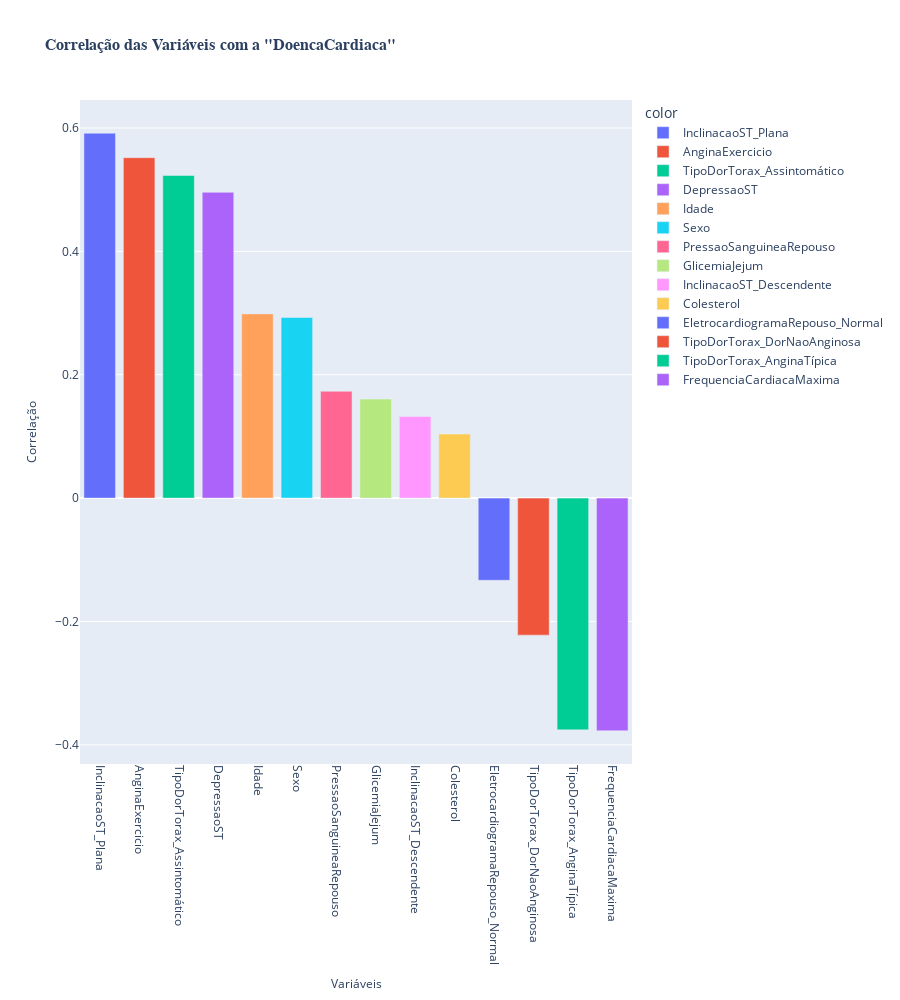

Notebook cell for this chart:
### Code cell
correlacoes = df_num.corr(method='pearson')['DoencaCardiaca'].sort_values(ascending=False)
correlacoes = correlacoes.drop('DoencaCardiaca')

fig = px.bar(
    x=correlacoes.index, y=correlacoes.values, labels={'x': 'Variáveis', 'y': 'Correlação'},
    title='Correlação das Variáveis com a "DoencaCardiaca"', color=correlacoes.index, color_continuous_scale='Viridis', 
    height=1000 
)

fig.update_layout(
    xaxis_tickangle=90, font=dict(size=12),
    title_font=dict(size=16, family="Arial", weight="bold"), xaxis_title_font=dict(size=12), yaxis_title_font=dict(size=12),
)

fig.show()

### Figure 1 — Plotly figure (JSON) as saved in the notebook; plotly's stock layout.template omitted (floating-point values rounded to 4 significant figures)
{"data": [{"alignmentgroup": "True", "hovertemplate": "color=InclinacaoST_Plana<br>Variáveis=%{x}<br>Correlação=%{y}<extra></extra>", "legendgroup": "InclinacaoST_Plana", "marker": {"color": "#636efa", "pattern": {"shape": ""}}, "name": "InclinacaoST_Plana", "offsetgroup": "InclinacaoST_Plana", "orientation": "v", "showlegend": true, "textposition": "auto", "type": "bar", "x": ["InclinacaoST_Plana"], "xaxis": "x", "y": [0.5916], "yaxis": "y"}, {"alignmentgroup": "True", "hovertemplate": "color=AnginaExercicio<br>Variáveis=%{x}<br>Correlação=%{y}<extra></extra>", "legendgroup": "AnginaExercicio", "marker": {"color": "#EF553B", "pattern": {"shape": ""}}, "name": "AnginaExercicio", "offsetgroup": "AnginaExercicio", "orientation": "v", "showlegend": true, "textposition": "auto", "type": "bar", "x": ["AnginaExercicio"], "xaxis": "x", "y": [0.5518], "yaxis": "y"}, {"alignmentgroup": "True", "hovertemplate": "color=TipoDorTorax_Assintomático<br>Variáveis=%{x}<br>Correlação=%{y}<extra></extra>", "legendgroup": "TipoDorTorax_Assintomático", "marker": {"color": "#00cc96", "pattern": {"shape": ""}}, "name": "TipoDorTorax_Assintomático", "offsetgroup": "TipoDorTorax_Assintomático", "orientation": "v", "showlegend": true, "textposition": "auto", "type": "bar", "x": ["TipoDorTorax_Assintomático"], "xaxis": "x", "y": [0.523], "yaxis": "y"}, {"alignmentgroup": "True", "hovertemplate": "color=DepressaoST<br>Variáveis=%{x}<br>Correlação=%{y}<extra></extra>", "legendgroup": "DepressaoST", "marker": {"color": "#ab63fa", "pattern": {"shape": ""}}, "name": "DepressaoST", "offsetgroup": "DepressaoST", "orientation": "v", "showlegend": true, "textposition": "auto", "type": "bar", "x": ["DepressaoST"], "xaxis": "x", "y": [0.4957], "yaxis": "y"}, {"alignmentgroup": "True", "hovertemplate": "color=Idade<br>Variáveis=%{x}<br>Correlação=%{y}<extra></extra>", "legendgroup": "Idade", "marker": {"color": "#FFA15A", "pattern": {"shape": ""}}, "name": "Idade", "offsetgroup": "Idade", "orientation": "v", "showlegend": true, "textposition": "auto", "type": "bar", "x": ["Idade"], "xaxis": "x", "y": [0.2986], "yaxis": "y"}, {"alignmentgroup": "True", "hovertemplate": "color=Sexo<br>Variáveis=%{x}<br>Correlação=%{y}<extra></extra>", "legendgroup": "Sexo", "marker": {"color": "#19d3f3", "pattern": {"shape": ""}}, "name": "Sexo", "offsetgroup": "Sexo", "orientation": "v", "showlegend": true, "textposition": "auto", "type": "bar", "x": ["Sexo"], "xaxis": "x", "y": [0.2928], "yaxis": "y"}, {"alignmentgroup": "True", "hovertemplate": "color=PressaoSanguineaRepouso<br>Variáveis=%{x}<br>Correlação=%{y}<extra></extra>", "legendgroup": "PressaoSanguineaRepouso", "marker": {"color": "#FF6692", "pattern": {"shape": ""}}, "name": "PressaoSanguineaRepouso", "offsetgroup": "PressaoSanguineaRepouso", "orientation": "v", "showlegend": true, "textposition": "auto", "type": "bar", "x": ["PressaoSanguineaRepouso"], "xaxis": "x", "y": [0.1732], "yaxis": "y"}, {"alignmentgroup": "True", "hovertemplate": "color=GlicemiaJejum<br>Variáveis=%{x}<br>Correlação=%{y}<extra></extra>", "legendgroup": "GlicemiaJejum", "marker": {"color": "#B6E880", "pattern": {"shape": ""}}, "name": "GlicemiaJejum", "offsetgroup": "GlicemiaJejum", "orientation": "v", "showlegend": true, "textposition": "auto", "type": "bar", "x": ["GlicemiaJejum"], "xaxis": "x", "y": [0.1606], "yaxis": "y"}, {"alignmentgroup": "True", "hovertemplate": "color=InclinacaoST_Descendente<br>Variáveis=%{x}<br>Correlação=%{y}<extra></extra>", "legendgroup": "InclinacaoST_Descendente", "marker": {"color": "#FF97FF", "pattern": {"shape": ""}}, "name": "InclinacaoST_Descendente", "offsetgroup": "InclinacaoST_Descendente", "orientation": "v", "showlegend": true, "textposition": "auto", "type": "bar", "x": ["InclinacaoST_Descendente"], "xaxis": "x", "y": [0.1322], "yaxis": "y"}, {"alignmentgroup": "True", "hovertemplate": "color=Colesterol<br>Variáveis=%{x}<br>Correlação=%{y}<extra></extra>", "legendgroup": "Colesterol", "marker": {"color": "#FECB52", "pattern": {"shape": ""}}, "name": "Colesterol", "offsetgroup": "Colesterol", "orientation": "v", "showlegend": true, "textposition": "auto", "type": "bar", "x": ["Colesterol"], "xaxis": "x", "y": [0.1039], "yaxis": "y"}, {"alignmentgroup": "True", "hovertemplate": "color=EletrocardiogramaRepouso_Normal<br>Variáveis=%{x}<br>Correlação=%{y}<extra></extra>", "legendgroup": "EletrocardiogramaRepouso_Normal", "marker": {"color": "#636efa", "pattern": {"shape": ""}}, "name": "EletrocardiogramaRepouso_Normal", "offsetgroup": "EletrocardiogramaRepouso_Normal", "orientation": "v", "showlegend": true, "textposition": "auto", "type": "bar", "x": ["EletrocardiogramaRepouso_Normal"], "xaxis": "x", "y": [-0.1333], "yaxis": "y"}, {"alignmentgroup": "True", "hovertemplate": "color=TipoDorTorax_DorNaoAnginosa<br>Variáveis=%{x}<br>Correlação=%{y}<extra></extra>", "legendgroup": "TipoDorTorax_DorNaoAnginosa", "marker": {"color": "#EF553B", "pattern": {"shape": ""}}, "name": "TipoDorTorax_DorNaoAnginosa", "offsetgroup": "TipoDorTorax_DorNaoAnginosa", "orientation": "v", "showlegend": true, "textposition": "auto", "type": "bar", "x": ["TipoDorTorax_DorNaoAnginosa"], "xaxis": "x", "y": [-0.2221], "yaxis": "y"}, {"alignmentgroup": "True", "hovertemplate": "color=TipoDorTorax_AnginaTípica<br>Variáveis=%{x}<br>Correlação=%{y}<extra></extra>", "legendgroup": "TipoDorTorax_AnginaTípica", "marker": {"color": "#00cc96", "pattern": {"shape": ""}}, "name": "TipoDorTorax_AnginaTípica", "offsetgroup": "TipoDorTorax_AnginaTípica", "orientation": "v", "showlegend": true, "textposition": "auto", "type": "bar", "x": ["TipoDorTorax_AnginaTípica"], "xaxis": "x", "y": [-0.3756], "yaxis": "y"}, {"alignmentgroup": "True", "hovertemplate": "color=FrequenciaCardiacaMaxima<br>Variáveis=%{x}<br>Correlação=%{y}<extra></extra>", "legendgroup": "FrequenciaCardiacaMaxima", "marker": {"color": "#ab63fa", "pattern": {"shape": ""}}, "name": "FrequenciaCardiacaMaxima", "offsetgroup": "FrequenciaCardiacaMaxima", "orientation": "v", "showlegend": true, "textposition": "auto", "type": "bar", "x": ["FrequenciaCardiacaMaxima"], "xaxis": "x", "y": [-0.3772], "yaxis": "y"}], "layout": {"barmode": "relative", "font": {"size": 12}, "height": 1000, "legend": {"title": {"text": "color"}, "tracegroupgap": 0}, "title": {"font": {"family": "Arial", "size": 16, "weight": "bold"}, "text": "Correlação das Variáveis com a \"DoencaCardiaca\""}, "xaxis": {"anchor": "y", "domain": [0, 1], "tickangle": 90, "title": {"font": {"size": 12}, "text": "Variáveis"}}, "yaxis": {"anchor": "x", "domain": [0, 1], "title": {"font": {"size": 12}, "text": "Correlação"}}}}
